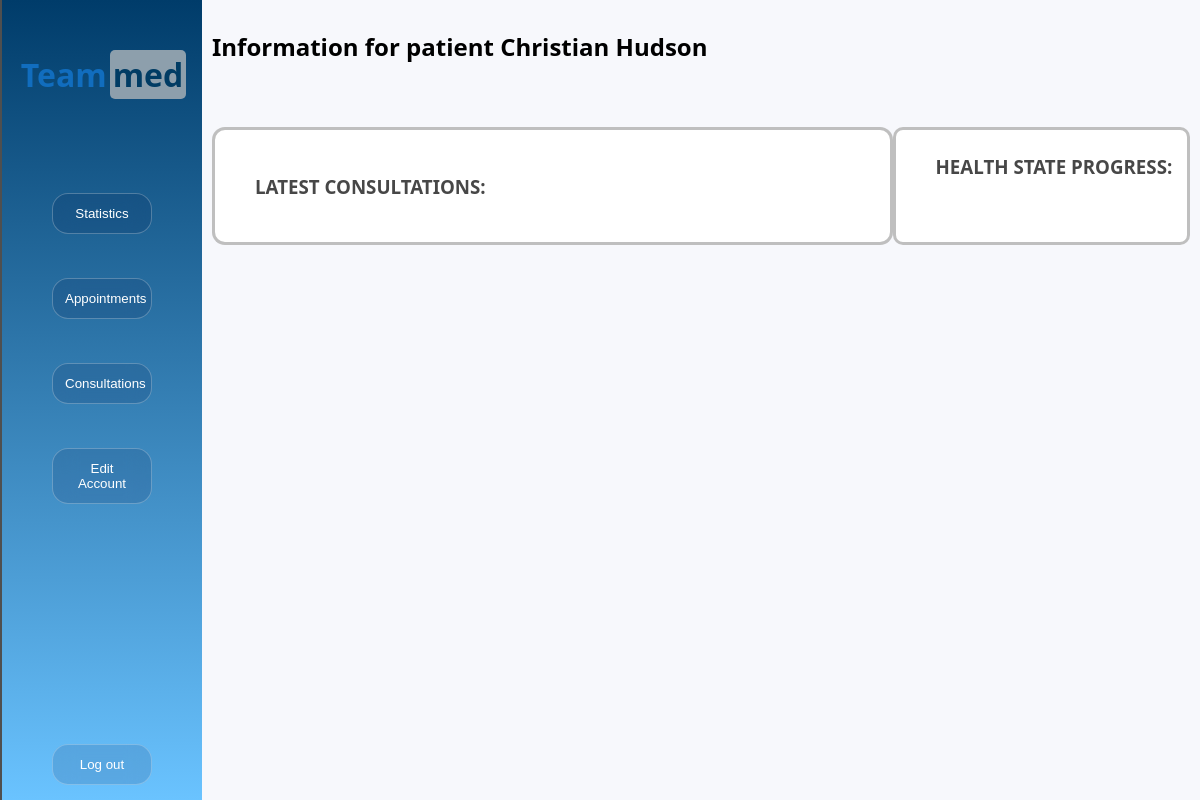
The app's page /patient_info (signed in), older data.
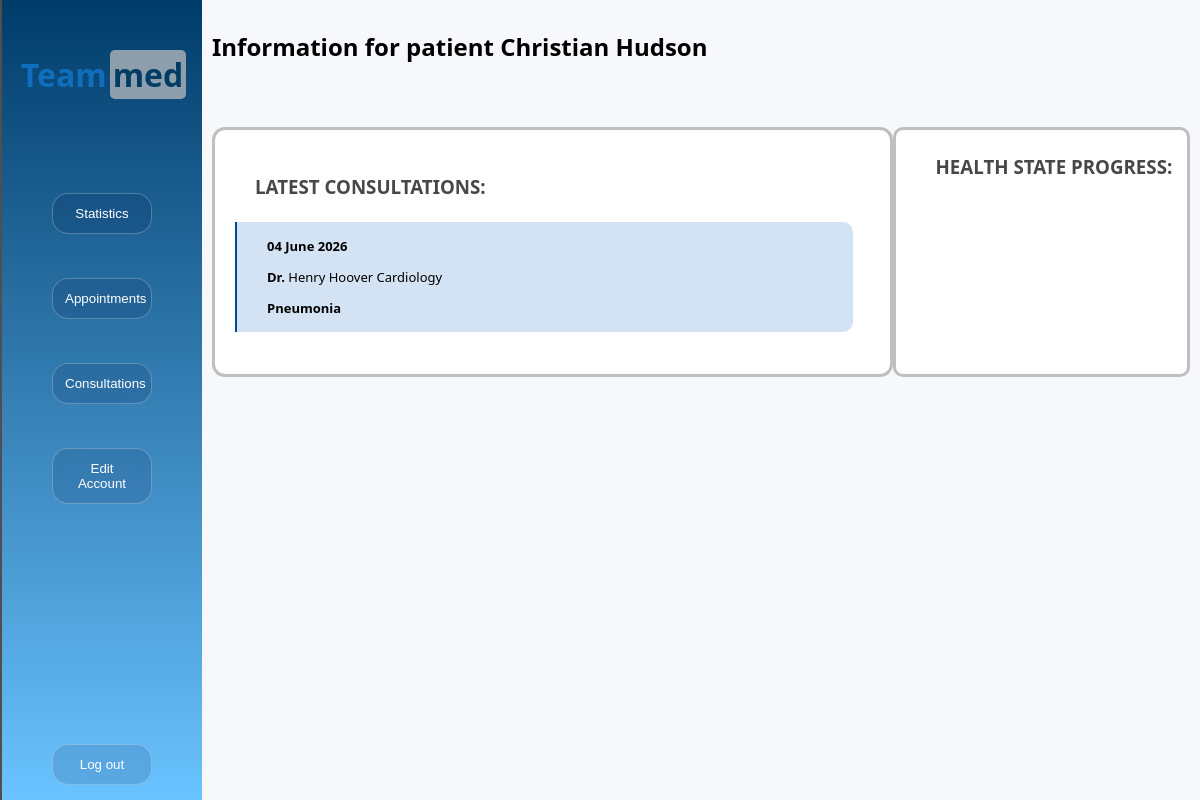
The same page, newer data.
### app.py (models this page shows)
class ConsultationInfo(db.Model):
        __tablename__ = "consult_info"
        id = db.Column(db.Integer , primary_key = True)
        doctor_id = db.Column(db.Integer, db.ForeignKey("doctor_info.id"))
        patient_id = db.Column(db.Integer, db.ForeignKey("patient_info.id"))
        diagnostic = db.Column(db.String(50) , nullable = False )
        weight = db.Column(db.Integer)
        health_state = db.Column(db.Integer)
        blood_pressure_systolic = db.Column(db.Integer)
        blood_pressure_diastolic = db.Column(db.Integer)
        blood_oxygen_saturation = db.Column(db.Integer)
        heart_rate = db.Column(db.Integer)
        consultation_date = db.Column(db.Date , nullable = False )
        upload_file_path = db.Column(db.String(200))
        update_date = db.Column(db.Date)
        patient = db.relationship(
        "PatientInfo",
        back_populates="consultations" ,
        )
        doctor = db.relationship(
        "DoctorInfo",
        back_populates="consultations" ,
        )

class DoctorInfo(db.Model):
        __tablename__ = "doctor_info"
        id = db.Column(db.Integer , primary_key = True)
        user_id = db.Column(db.Integer, db.ForeignKey("user_auth.id"))
        first_name = db.Column(db.String(50) , nullable = False )
        last_name = db.Column(db.String(50) , nullable = False )
        birth_date = db.Column(db.Date , nullable = False)
        gender = db.Column(db.String(20), nullable = False)
        contact_email = db.Column(db.String(100), nullable = False)
        phone_number = db.Column(db.String(20))
        adress = db.Column(db.String(100))
        specialisation = db.Column(db.String(100))
        update_date = db.Column(db.Date)
        consultations = db.relationship(
                "ConsultationInfo" ,
                back_populates = "doctor" ,
                order_by="ConsultationInfo.consultation_date.asc()" ,
        )
        appointments = db.relationship(
                "AppointmentInfo" ,
                back_populates = 'doctor' ,
                order_by="AppointmentInfo.appointment_date.asc()" ,
        )
        user = db.relationship(
                "UserAuth" ,
                back_populates = "doctor" ,
        )

### app.py (the view)
@app.route('/patient_info') # loads page for a patient user
def load_patient_page():
        if "user_id" not in session or session.get("role") != "patient": # only patient can access this
               return redirect(url_for("load_main_page"))
        user = PatientInfo.query.filter_by(user_id = session.get("user_id")).first()
        return render_template(
                "patient_page.html",
                first_name = user.first_name.title(),
                last_name = user.last_name.title(),
                patient = user ,
                consultations = [{
                "id": c.id ,
                "diagnostic": c.diagnostic,
                "consultation_date": c.consultation_date,
                "health_state": c.health_state ,
                "upload_file_path" : c.upload_file_path ,
                "doctor_first_name": c.doctor.first_name ,
                "doctor_last_name": c.doctor.last_name ,
                "doctor_specialisation": c.doctor.specialisation
                } for c in user.consultations[-3:] ]
        )

### templates/patient_page.html (shortened to what this page needs)
<!DOCTYPE html>
<html>
    <head>
        <link rel="stylesheet" href="{{ url_for('static', filename='CSS/patient_page.css') }}">
        <link rel ="stylesheet" href = "{{ url_for('static', filename='CSS/sidebar.css') }}">
    </head>
    <body>
            <div class ="content">
                    {% include "sidebar.html" %}
                    <div class = "right_side">
                             <h2>Information for patient {{ first_name.title() }} {{ last_name.title() }} </h2>
                            <br>
                            <br>
                            <div class ="upper_area">
                                    <div class ="consultation_container">
                                        <div class ="small_header">
                                            <h3>LATEST CONSULTATIONS:</h3>
                                        </div>
                                        {% for c in consultations | reverse %}
                                            <div class ="consultation_box">
                                                <b> {{c.consultation_date.strftime("%d %B %Y")}} </b>
                                                <p> <b> Dr. </b>  {{c.doctor_first_name.title()}} {{c.doctor_last_name.title()}}  {{c.doctor_specialisation}}   </p>
                                                    <b> {{c.diagnostic.title()}} </b>
                                            </div>
                                            <br>
                                        {% endfor %}
                                    </div>
                                    <div class ="charts_area">
                                        <div class ="small_header">
                                            <h3>HEALTH STATE PROGRESS:</h3>
                                        </div>
                                     </div>
                            </div>
                    </div>
            </div>
    </body>
</html>

Row changes from the older to the newer data that the page shows:
added ConsultationInfo: consultation_date "04 June 2026", diagnostic "Pneumonia"
now on this page (row unchanged): DoctorInfo: doctor_first_name "Henry", doctor_last_name "Hoover", doctor_specialisation "Cardiology"
Text that changed along with them:
new list line: "Dr."
